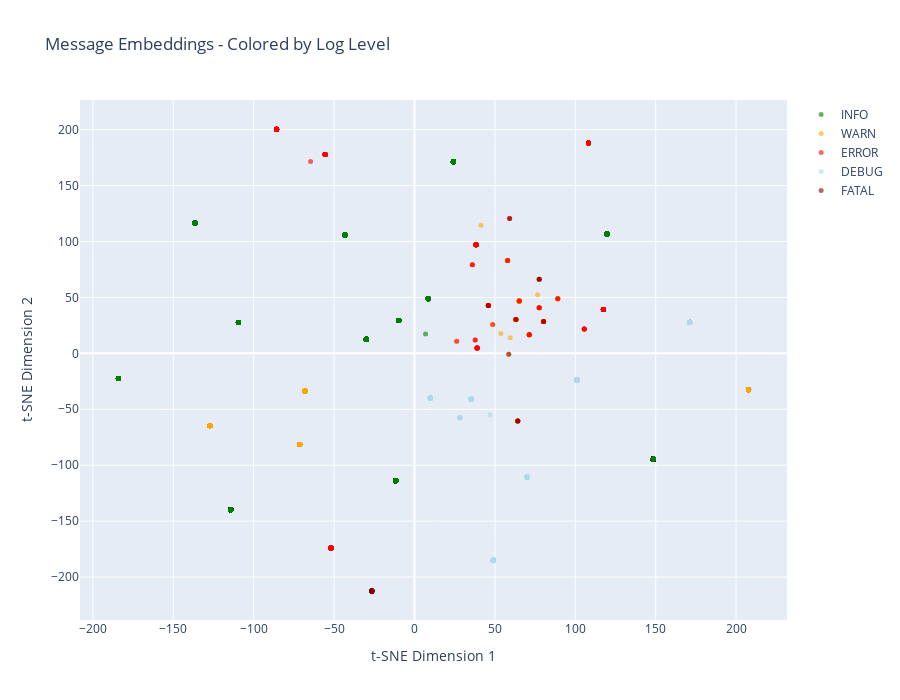

Notebook source saved alongside this figure:
### Code cell
fig = go.Figure()

level_colors = {
    'DEBUG': 'lightblue',
    'INFO': 'green',
    'WARN': 'orange',
    'ERROR': 'red',
    'FATAL': 'darkred'
}

for level in sample_df['level'].unique():
    level_data = sample_df[sample_df['level'] == level]
    fig.add_trace(
        go.Scatter(
            x=level_data['x'],
            y=level_data['y'],
            mode='markers',
            name=level,
            marker=dict(
                size=5,
                color=level_colors.get(level, 'gray'),
                opacity=0.6
            ),
            text=level_data['message'].str[:50],
            hovertemplate='%{text}<extra></extra>'
        )
    )

fig.update_layout(
    title='Message Embeddings - Colored by Log Level',
    xaxis_title='t-SNE Dimension 1',
    yaxis_title='t-SNE Dimension 2',
    height=700
)
fig.show()

print("\nInterpretation:")
print("  - Tight clusters = similar message patterns")
print("  - Outliers = unusual/new message patterns")
print("  - ERROR/FATAL in separate regions = distinct error patterns")

### Figure 1 — Plotly figure (JSON) as saved in the notebook; plotly's stock layout.template omitted (floating-point values rounded to 4 significant figures; data arrays with more than 128 entries replaced by an {"elided": "..."} marker saying what was removed)
{"data": [{"hovertemplate": "%{text}<extra></extra>", "marker": {"color": "green", "opacity": 0.6, "size": 5}, "mode": "markers", "name": "INFO", "text": {"elided": "3189 str values"}, "type": "scatter", "x": {"elided": "3189 float values"}, "y": {"elided": "3189 float values"}}, {"hovertemplate": "%{text}<extra></extra>", "marker": {"color": "orange", "opacity": 0.6, "size": 5}, "mode": "markers", "name": "WARN", "text": {"elided": "529 str values"}, "type": "scatter", "x": {"elided": "529 float values"}, "y": {"elided": "529 float values"}}, {"hovertemplate": "%{text}<extra></extra>", "marker": {"color": "red", "opacity": 0.6, "size": 5}, "mode": "markers", "name": "ERROR", "text": {"elided": "256 str values"}, "type": "scatter", "x": {"elided": "256 float values"}, "y": {"elided": "256 float values"}}, {"hovertemplate": "%{text}<extra></extra>", "marker": {"color": "lightblue", "opacity": 0.6, "size": 5}, "mode": "markers", "name": "DEBUG", "text": {"elided": "988 str values"}, "type": "scatter", "x": {"elided": "988 float values"}, "y": {"elided": "988 float values"}}, {"hovertemplate": "%{text}<extra></extra>", "marker": {"color": "darkred", "opacity": 0.6, "size": 5}, "mode": "markers", "name": "FATAL", "text": ["Unhandled exception in request handler - ValueErro", "Unhandled exception in request handler - KeyError", "Thread pool exhausted - queue size: 10153", "Unhandled exception in request handler - ValueErro", "Unhandled exception in request handler - ValueErro", "Unhandled exception in request handler - TypeError", "Unhandled exception in request handler - TypeError", "Unhandled exception in request handler - ValueErro", "Unhandled exception in request handler - ValueErro", "Thread pool exhausted - queue size: 35532", "Unhandled exception in request handler - KeyError", "Unhandled exception in request handler - ValueErro", "Unhandled exception in request handler - KeyError", "Unhandled exception in request handler - ValueErro", "Circuit breaker opened for payment-service - failu", "Unhandled exception in request handler - ValueErro", "Unhandled exception in request handler - TypeError", "Failed to acquire database lock - deadlock detecte", "Unhandled exception in request handler - KeyError", "StackOverflowError in updateInventory", "Unhandled exception in request handler - ValueErro", "Unhandled exception in request handler - KeyError", "Unhandled exception in request handler - KeyError", "Unhandled exception in request handler - ValueErro", "Unhandled exception in request handler - ValueErro", "File descriptor limit reached", "Message queue full - dropping messages", "Unhandled exception in request handler - ValueErro", "Unhandled exception in request handler - TypeError", "Unhandled exception in request handler - TypeError", "Unhandled exception in request handler - KeyError", "Unhandled exception in request handler - TypeError", "Unhandled exception in request handler - ValueErro", "Failed to acquire database lock - deadlock detecte", "Message queue full - dropping messages", "Unhandled exception in request handler - TypeError", "Unhandled exception in request handler - ValueErro", "Unhandled exception in request handler - KeyError"], "type": "scatter", "x": [-26.57, -26.57, 64.23, -26.57, -26.57, -26.57, -26.57, -26.57, -26.57, 64.23, -26.57, -26.57, -26.57, -26.57, 58.62, -26.57, -26.57, 77.55, -26.57, 80.27, -26.57, -26.57, -26.57, -26.57, -26.57, 59.14, 63.06, -26.57, -26.57, -26.57, -26.57, -26.57, -26.57, 77.55, 45.92, -26.57, -26.57, -26.57], "y": [-212.3, -212.3, -60.47, -212.3, -212.3, -212.3, -212.3, -212.3, -212.3, -60.47, -212.3, -212.3, -212.3, -212.3, -0.8351, -212.3, -212.3, 66.2, -212.3, 28.5, -212.3, -212.3, -212.3, -212.3, -212.3, 120.6, 30.28, -212.3, -212.3, -212.3, -212.3, -212.3, -212.3, 66.2, 42.72, -212.3, -212.3, -212.3]}], "layout": {"height": 700, "title": {"text": "Message Embeddings - Colored by Log Level"}, "xaxis": {"title": {"text": "t-SNE Dimension 1"}}, "yaxis": {"title": {"text": "t-SNE Dimension 2"}}}}
